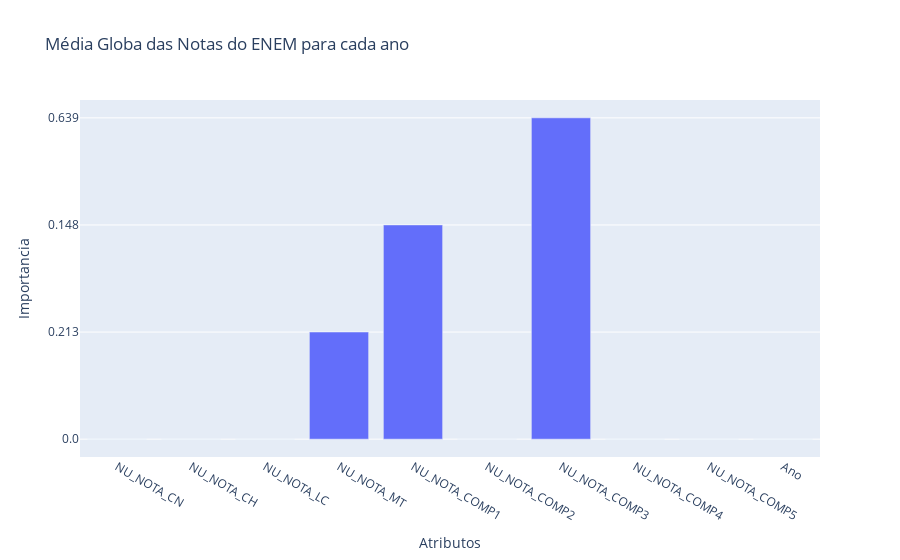

Source (notebook cell):
### Code cell
at = []
at = dff_Enem[2019].drop(columns = ['CO_MUNICIPIO_RESIDENCIA'], axis = 1)
at = at.columns.values
at = list(at)
at.append('Ano')
for i in range(0,len(imp)):   
    imp[i] = round(imp[i],3)

               
dd = pd.DataFrame(np.array([at, imp]).T, columns = ['Atributos', 'Importancia'])


fig = px.bar(dd, x = 'Atributos', y = 'Importancia', 
             title = 'Média Globa das Notas do ENEM para cada ano')
fig.show()

fig.write_image("importa.jpeg")
#plt.plot(ano_enem, q_provas)
#plt.title("Quatidade de alunos que realização a prova em cada ano")
#plt.xlabel('Ano')
#plt.ylabel('Quatidade de aluno que fizeram a prova')
#plt.savefig('PrecisaoSensibilidade.jpg')
#plt.show()

### Figure 1 — Plotly figure (JSON) as saved in the notebook; plotly's stock layout.template omitted (floating-point values rounded to 4 significant figures)
{"data": [{"alignmentgroup": "True", "hovertemplate": "Atributos=%{x}<br>Importancia=%{y}<extra></extra>", "legendgroup": "", "marker": {"color": "#636efa", "pattern": {"shape": ""}}, "name": "", "offsetgroup": "", "orientation": "v", "showlegend": false, "textposition": "auto", "type": "bar", "x": ["NU_NOTA_CN", "NU_NOTA_CH", "NU_NOTA_LC", "NU_NOTA_MT", "NU_NOTA_COMP1", "NU_NOTA_COMP2", "NU_NOTA_COMP3", "NU_NOTA_COMP4", "NU_NOTA_COMP5", "Ano"], "xaxis": "x", "y": ["0.0", "0.0", "0.0", "0.213", "0.148", "0.0", "0.639", "0.0", "0.0", "0.0"], "yaxis": "y"}], "layout": {"autosize": true, "barmode": "relative", "legend": {"tracegroupgap": 0}, "title": {"text": "Média Globa das Notas do ENEM para cada ano"}, "xaxis": {"anchor": "y", "autorange": true, "domain": [0, 1], "range": [-0.5, 9.5], "title": {"text": "Atributos"}, "type": "category"}, "yaxis": {"anchor": "x", "autorange": true, "domain": [0, 1], "range": [-0.1667, 3.167], "title": {"text": "Importancia"}, "type": "category"}}}
